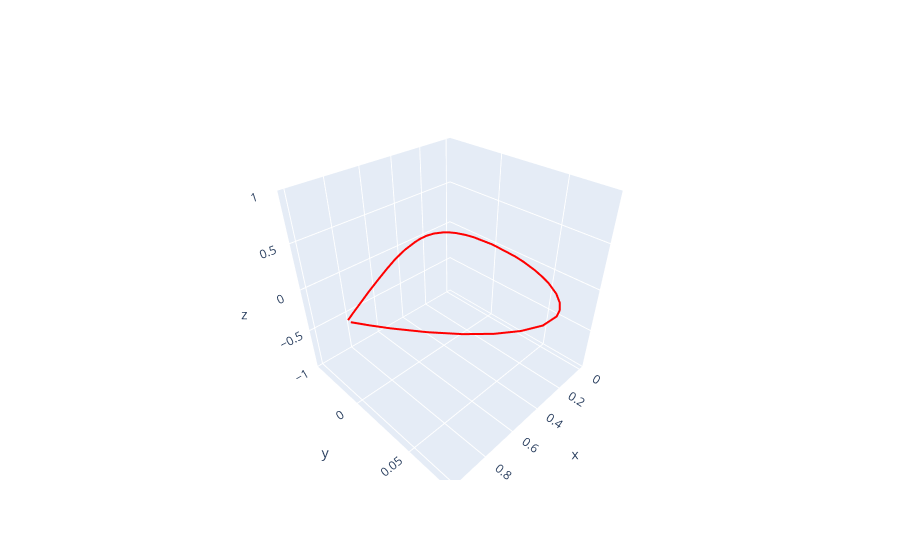

Here is the notebook cell this chart was saved with:
### Code cell
import pandas as pd
import neuralfoil as nf
import numpy as np
import plotly.graph_objects as go

# Load coordinates
file_path = "/home/showvik/project MNO/Aerospace/coord_seligFmt/naca2412.dat"
df_coords = pd.read_csv(file_path, sep='\s+', header=None, skiprows=1, usecols=[0,1])
coordinates = df_coords.values

# Run NeuralFoil
aero = nf.get_aero_from_coordinates(
    coordinates=coordinates,
    alpha=5,
    Re=5e6,
    model_size="xlarge"
)

print("CL:", aero['CL'][0])
print("CD:", aero['CD'][0])
print("CM:", aero['CM'][0])

# Plot the airfoil in 3D (simple z-plane)
fig = go.Figure()
fig.add_trace(go.Scatter3d(
    x=coordinates[:,0], y=coordinates[:,1], z=np.zeros_like(coordinates[:,0]),
    mode='lines', line=dict(color='red', width=4), name='NACA 2412'
))
fig.show()

### Figure 1 — Plotly figure (JSON) as saved in the notebook; plotly's stock layout.template omitted (floating-point values rounded to 4 significant figures)
{"data": [{"line": {"color": "red", "width": 4}, "mode": "lines", "name": "NACA 2412", "type": "scatter3d", "x": [1.0, 0.95, 0.9, 0.8, 0.7, 0.6, 0.5, 0.4, 0.3, 0.25, 0.2, 0.15, 0.1, 0.075, 0.05, 0.025, 0.0125, 0.0, 0.0125, 0.025, 0.05, 0.075, 0.1, 0.15, 0.2, 0.25, 0.3, 0.4, 0.5, 0.6, 0.7, 0.8, 0.9, 0.95, 1.0], "y": [0.0013, 0.0114, 0.0208, 0.0375, 0.0518, 0.0636, 0.0724, 0.078, 0.0788, 0.0767, 0.0726, 0.0661, 0.0563, 0.0496, 0.0413, 0.0299, 0.0215, 0.0, -0.0165, -0.0227, -0.0301, -0.0346, -0.0375, -0.041, -0.0423, -0.0422, -0.0412, -0.038, -0.0334, -0.0276, -0.0214, -0.015, -0.0082, -0.0048, -0.0013], "z": [0.0, 0.0, 0.0, 0.0, 0.0, 0.0, 0.0, 0.0, 0.0, 0.0, 0.0, 0.0, 0.0, 0.0, 0.0, 0.0, 0.0, 0.0, 0.0, 0.0, 0.0, 0.0, 0.0, 0.0, 0.0, 0.0, 0.0, 0.0, 0.0, 0.0, 0.0, 0.0, 0.0, 0.0, 0.0]}], "layout": {}}
